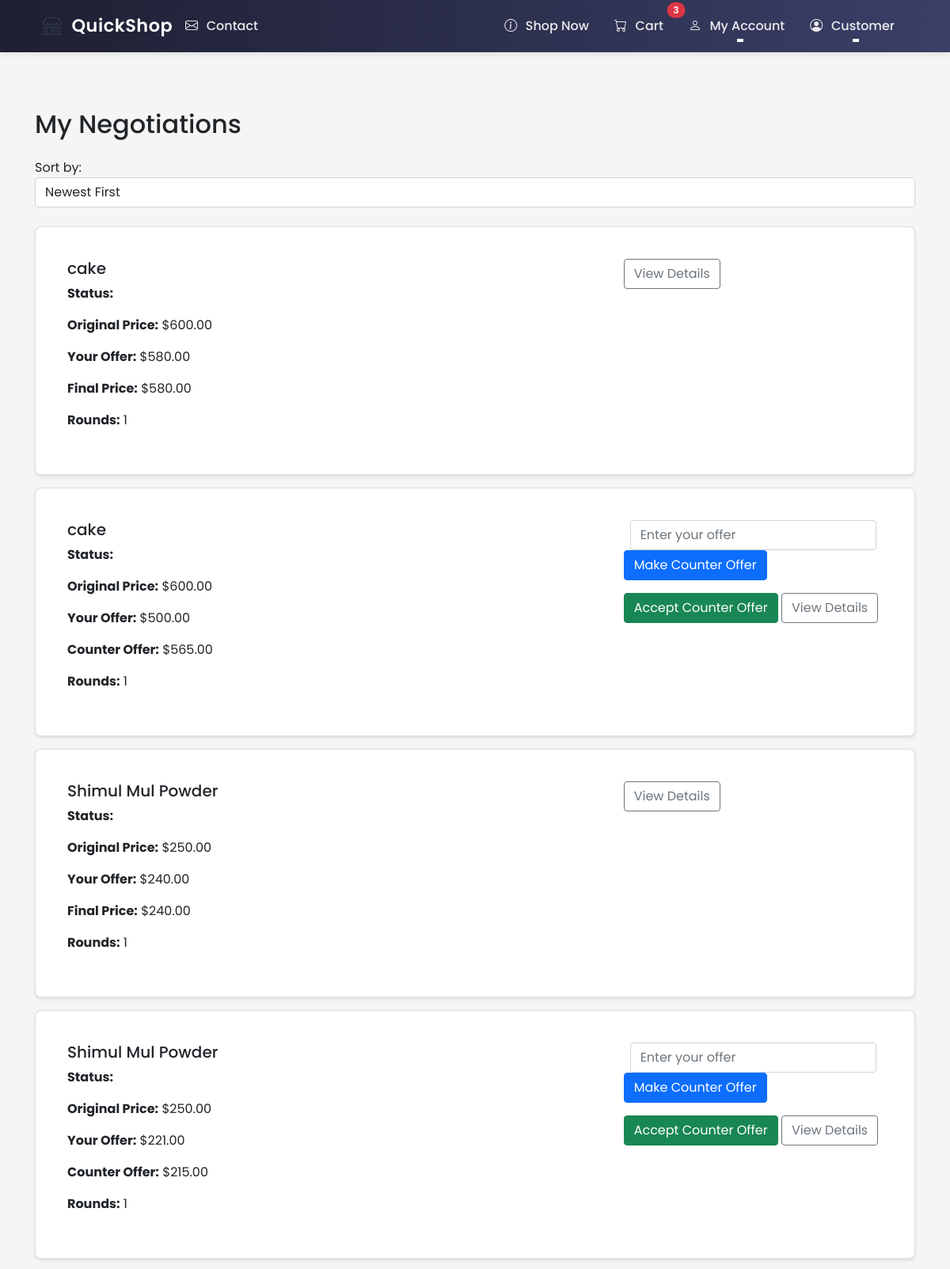
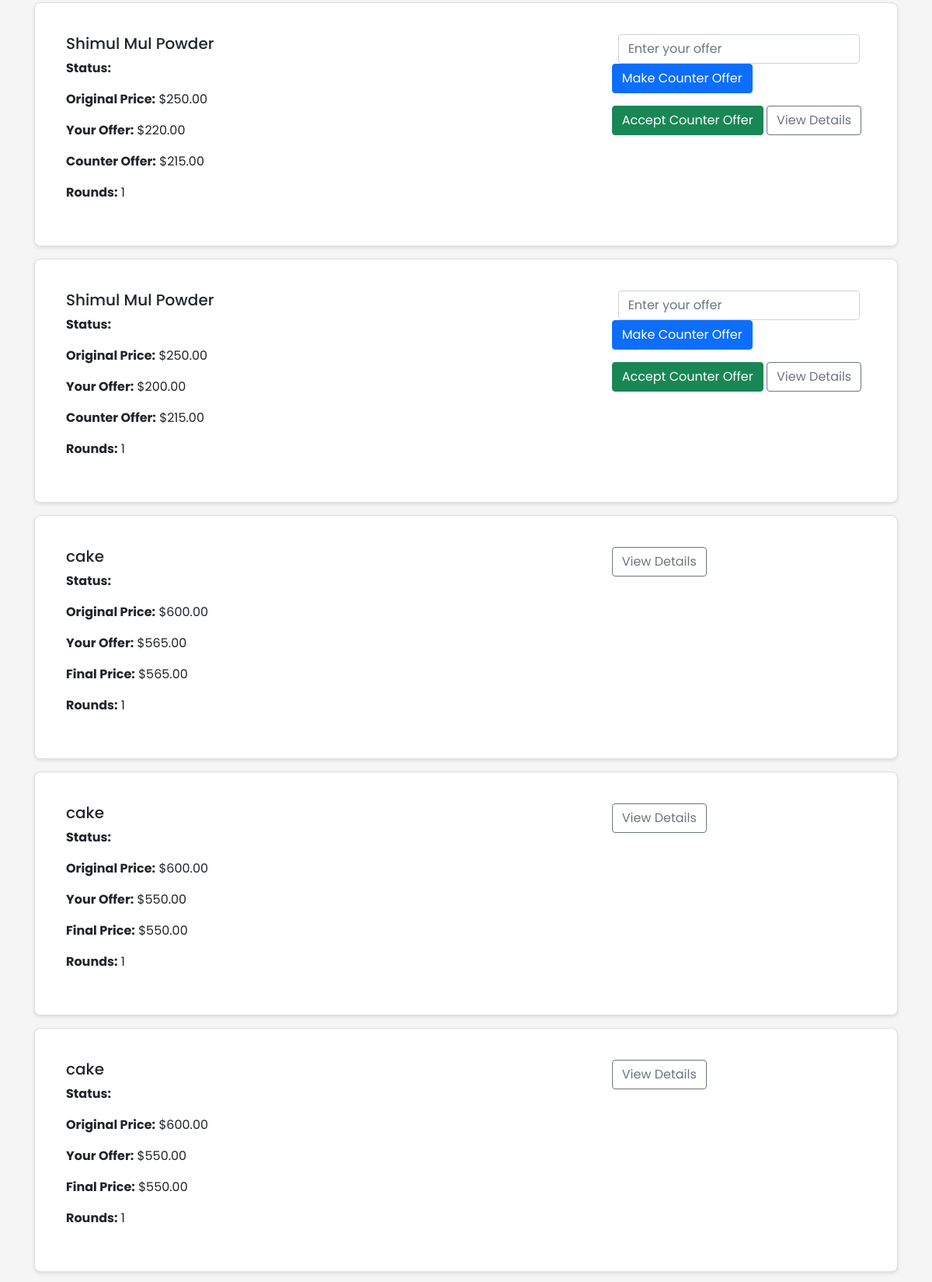
Page /user/negotiations (signed in, upper part) on the committed database (2 pictures, top to bottom).
### ecommerce/models/user.py (models this page shows, shortened)
class User(UserMixin, db.Model):
    id = db.Column(db.Integer, primary_key=True)
    username = db.Column(db.String(80), unique=True, nullable=False)
    email = db.Column(db.String(120), unique=True, nullable=False)
    password_hash = db.Column(db.String(128))
    role = db.Column(db.String(20), nullable=False, default='user')  # user, shop_owner, delivery, admin
    phone = db.Column(db.String(20))  # Added phone number field
    location_lat = db.Column(db.Float)
    location_lng = db.Column(db.Float)
    address = db.Column(db.String(200))
    created_at = db.Column(db.DateTime, default=datetime.utcnow)
    updated_at = db.Column(db.DateTime, default=datetime.utcnow, onupdate=datetime.utcnow)
    is_active = db.Column(db.Boolean, default=True)
    email_notifications = db.Column(db.Boolean, default=True)
    orders = db.relationship('Order', lazy=True, foreign_keys='Order.customer_id')
    shop = db.relationship('Shop', backref='owner', lazy=True, uselist=False)
    deliveries = db.relationship('Order', backref='assigned_delivery_person', lazy=True,
                               foreign_keys='Order.delivery_person_id')

### ecommerce/models/negotiation.py (models this page shows, shortened)
class Negotiation(db.Model):
    id = db.Column(db.Integer, primary_key=True)
    product_id = db.Column(db.Integer, db.ForeignKey('product.id'), nullable=False)
    customer_id = db.Column(db.Integer, db.ForeignKey('user.id'), nullable=False)
    initial_price = db.Column(db.Float, nullable=False)  # Original product price
    offered_price = db.Column(db.Float, nullable=False)  # Customer's offered price
    counter_price = db.Column(db.Float)  # AI/Shop counter offer
    final_price = db.Column(db.Float)  # Final agreed price
    status = db.Column(db.String(20), nullable=False, default='pending')  # pending, counter_offer, accepted, rejected
    rounds = db.Column(db.Integer, default=0)  # Number of negotiation rounds
    created_at = db.Column(db.DateTime, default=datetime.utcnow)
    updated_at = db.Column(db.DateTime, default=datetime.utcnow, onupdate=datetime.utcnow)
    product = db.relationship('Product', backref='negotiations')
    customer = db.relationship('User', backref='negotiations')

### ecommerce/models/shop.py (models this page shows, shortened)
class Product(db.Model):
    id = db.Column(db.Integer, primary_key=True)
    name = db.Column(db.String(100), nullable=False)
    description = db.Column(db.Text)
    price = db.Column(db.Float, nullable=False)
    stock = db.Column(db.Integer, nullable=False, default=0)
    shop_id = db.Column(db.Integer, db.ForeignKey('shop.id'), nullable=False)
    image_url = db.Column(db.String(255))
    category = db.Column(db.String(50))  # Add category field
    created_at = db.Column(db.DateTime, default=datetime.utcnow)
    rating = db.Column(db.Float, default=0.0)  # Average rating
    rating_count = db.Column(db.Integer, default=0)  # Number of ratings
    reviews = db.relationship(Review, backref='product', lazy=True)
    min_price = db.Column(db.Float)  # Minimum acceptable price
    max_discount_percentage = db.Column(db.Float, default=20.0)  # Maximum allowed discount
    continue_iteration = db.Column(db.Boolean, default=False)  # Whether to continue negotiation after max discount

### ecommerce/routes/user.py (the view, shortened to what this page needs)
@user_bp.route('/negotiations')
@login_required
def negotiations():
    search_query = request.args.get('q', '').strip()
    status = request.args.get('status')
    sort = request.args.get('sort', 'newest')
    page = request.args.get('page', 1, type=int)
    per_page = 10
    query = Negotiation.query.join(Negotiation.product).join(Product.shop)
    query = query.filter(Negotiation.customer_id == current_user.id)
    if status:
        query = query.filter(Negotiation.status == status)
    if sort == 'oldest':
        query = query.order_by(Negotiation.created_at.asc())
    elif sort == 'highest_offer':
        query = query.order_by(Negotiation.offered_price.desc())
    elif sort == 'lowest_offer':
        query = query.order_by(Negotiation.offered_price.asc())
    else:  # newest
        query = query.order_by(Negotiation.created_at.desc())
    pagination = query.paginate(page=page, per_page=per_page)
    negotiations = pagination.items
    return render_template('user/negotiations.html',
                         negotiations=negotiations,
                         pagination=pagination)

### ecommerce/templates/user/negotiations.html (shortened to what this page needs)
{% extends "base.html" %}
{% block content %}
<div class="container py-4">
    <h2 class="mb-4">My Negotiations</h2>
    <div class="row">
        <div class="col-12">
            <div class="mb-4">
                <form method="GET" class="form-inline">
                    <div class="form-group mr-3">
                        <label for="sort" class="mr-2">Sort by:</label>
                        <select name="sort" id="sort" class="form-control" onchange="this.form.submit()">
                            <option value="newest" {% if request.args.get('sort') == 'newest' %}selected{% endif %}>Newest First</option>
                        </select>
                    </div>
                </form>
            </div>
            {% for negotiation in negotiations %}
            <div class="card mb-3">
                <div class="card-body">
                    <div class="row">
                        <div class="col-md-8">
                            <h5 class="card-title">{{ negotiation.product.name }}</h5>
                            <p class="card-text">
                                <strong>Status:</strong>
                                {% if negotiation.status == 'pending' %}
                                    <span class="badge badge-warning">Pending</span>
                                {% elif negotiation.status == 'counter_offer' %}
                                    <span class="badge badge-info">Counter Offer</span>
                                {% elif negotiation.status == 'accepted' %}
                                    <span class="badge badge-success">Accepted</span>
                                {% elif negotiation.status == 'rejected' %}
                                    <span class="badge badge-danger">Rejected</span>
                                {% endif %}
                            </p>
                            <div class="negotiation-details">
                                <p><strong>Original Price:</strong> ${{ "%.2f"|format(negotiation.initial_price) }}</p>
                                <p><strong>Your Offer:</strong> ${{ "%.2f"|format(negotiation.offered_price) }}</p>
                                {% if negotiation.counter_price %}
                                <p><strong>Counter Offer:</strong> ${{ "%.2f"|format(negotiation.counter_price) }}</p>
                                {% endif %}
                                {% if negotiation.final_price %}
                                <p><strong>Final Price:</strong> ${{ "%.2f"|format(negotiation.final_price) }}</p>
                                {% endif %}
                                <p><strong>Rounds:</strong> {{ negotiation.rounds }}</p>
                            </div>
                        </div>
                        <div class="col-md-4 text-right">
                            {% if negotiation.status in ['pending', 'counter_offer'] %}
                            <div class="counter-offer-form mb-3">                                <form class="form-inline justify-content-end" action="{{ url_for('api.negotiate_price', product_id=negotiation.product_id) }}" method="POST">
                                    <div class="form-group mx-2">
                                        <input type="number" step="0.01" min="0" class="form-control" name="offered_price" placeholder="Enter your offer" required>
                                    </div>
                                    <button type="submit" class="btn btn-primary">Make Counter Offer</button>
                                </form>
                            </div>
                            {% if negotiation.counter_price %}                            <form action="{{ url_for('api.accept_negotiation', negotiation_id=negotiation.id) }}" method="POST" class="d-inline">
                                <button type="submit" class="btn btn-success">Accept Counter Offer</button>
                            </form>
                            {% endif %}
                            {% endif %}
                            <a href="{{ url_for('user.negotiation_detail', nego_id=negotiation.id) }}" class="btn btn-outline-secondary">View Details</a>
                        </div>
                    </div>
                </div>
            </div>
            {% else %}
            <div class="alert alert-info">
                You don't have any active negotiations.
            </div>
            {% endfor %}
        </div>
    </div>
</div>
{% endblock %}

### ecommerce/templates/base.html (shortened to what this page needs)
<!DOCTYPE html>
<html lang="en">
<head>
    <link href="https://cdn.jsdelivr.net/npm/bootstrap@5.1.3/dist/css/bootstrap.min.css" rel="stylesheet">
    <link rel="stylesheet" href="https://cdn.jsdelivr.net/npm/bootstrap-icons@1.7.2/font/bootstrap-icons.css">
    <link rel="stylesheet" href="{{ url_for('static', filename='css/style.css') }}">
</head>
<body class="d-flex flex-column min-vh-100">
    <nav class="navbar navbar-expand-lg navbar-light">
        <div class="container">
            <a class="logo" href="{{ url_for('main.index') }}">
                <span class="logo-icon">
                    <i class="bi bi-shop"></i>
                </span>
                <span class="logo">QuickShop</span>
            </a>
            <div class="collapse navbar-collapse" id="navbarNav">
                <ul class="navbar-nav me-auto">
                    <li class="nav-item">
                        <a class="nav-link" href="{{ url_for('main.contact_page') }}">
                            <i class="bi bi-envelope"></i> Contact
                        </a>
                    </li>
                </ul>
                <ul class="navbar-nav ms-auto">
                    {% if current_user.is_authenticated %}
                        {% if current_user.role == 'admin' %}
                        <li class="nav-item">
                            <a class="nav-link" href="{{ url_for('admin.dashboard') }}">
                                <i class="bi bi-speedometer2"></i> Admin Panel
                            </a>
                        </li>
                        <li class="nav-item dropdown">
                            <a class="nav-link dropdown-toggle" href="#" role="button" data-bs-toggle="dropdown">
                                <i class="bi bi-gear"></i> Manage
                            </a>
                            <ul class="dropdown-menu">
                                <li>
                                    <a class="dropdown-item" href="{{ url_for('admin.orders') }}">
                                        <i class="bi bi-box-seam"></i> Orders
                                    </a>
                                </li>
                                <li>
                                    <a class="dropdown-item" href="{{ url_for('admin.manage_shops') }}">
                                        <i class="bi bi-shop"></i> Shops
                                    </a>
                                </li>
                                <li>
                                    <a class="dropdown-item" href="{{ url_for('admin.manage_delivery') }}">
                                        <i class="bi bi-truck"></i> Delivery
                                    </a>
                                </li>
                                <li>
                                    <a class="dropdown-item" href="{{ url_for('admin.settings') }}">
                                        <i class="bi bi-gear"></i> Settings
                                    </a>
                                </li>
                            </ul>
                        </li>
                        {% else %}
                        <li class="nav-item">
                            <a class="nav-link" href="{{ url_for('shop.index') }}" </a>
                                <i class="bi bi-info-circle"></i> Shop Now
                            </a>
                        </li>
                        <li class="nav-item">
                            <a class="nav-link position-relative" href="{{ url_for('main.cart') }}">
                                <i class="bi bi-cart"></i> Cart
                                <span class="position-absolute top-0 start-100 translate-middle badge rounded-pill bg-danger cart-count">
                                </span>
                            </a>
                        </li>
                        <li class="nav-item dropdown">
                            <a class="nav-link dropdown-toggle" href="#" role="button" data-bs-toggle="dropdown">
                                <i class="bi bi-person"></i> My Account
                            </a>
                        </li>
                        {% endif %}
                        <li class="nav-item dropdown">
                            <a class="nav-link dropdown-toggle" href="#" role="button" data-bs-toggle="dropdown">
                                <i class="bi bi-person-circle"></i> {{ current_user.username }}
                            </a>
                        </li>
                    {% endif %}
                </ul>
            </div>
        </div>
    </nav>
    <div class="flash-messages-container">
    </div>
    <main class="flex-shrink-0">
        {% block content %}{% endblock %}
    </main>
</body>
</html>

### ecommerce/static/css/style.css (style rules this page uses)
* { margin: 0; padding: 0; box-sizing: border-box; }
html { height: 100%; }
body { font-family: 'Poppins', sans-serif; background-color: #f5f5f5; min-height: 100vh; display: flex; flex-direction: column; }
.logo { display: flex; align-items: center; gap: 0.75rem; text-decoration: none; }
.logo-icon { display: inline-flex; align-items: center; justify-content: center; font-size: 1.5rem; color: #2D3748; }
main { flex: 1 0 auto; padding: 2rem; width: 100%; max-width: 1200px; margin: 0 auto; }
.navbar { background: linear-gradient(to right, #1e1f32, #3a3f67); padding: 0.8rem 0; box-shadow: 0 2px 10px rgba(0, 0, 0, 0.1); position: sticky; top: 0; z-index: 1000; }
.navbar .container { padding: 0 1.5rem; }
.navbar-brand, .logo { color: #ffffff !important; font-size: 1.4rem; font-weight: 600; letter-spacing: 0.5px; padding: 0; }
.navbar .nav-link { color: rgba(255, 255, 255, 0.9) !important; font-weight: 500; padding: 0.5rem 1rem !important; transition: all 0.3s ease; position: relative; }
.navbar .nav-link::after { content: ''; position: absolute; bottom: 0; left: 50%; width: 0; height: 2px; background: #ffffff; transition: all 0.3s ease; transform: translateX(-50%); }
.navbar .nav-item .nav-link i { margin-right: 0.4rem; }
.navbar .badge { padding: 0.35em 0.65em; font-size: 0.75em; font-weight: 600; border-radius: 6px; }
.card { background: white; border-radius: 8px; box-shadow: 0 2px 4px rgba(0,0,0,0.1); padding: 1.5rem; margin-bottom: 1.5rem; }

### rows in the picture
User: username "Customer"
Negotiation: product.name "cake", initial_price "600.00", offered_price "580.00", final_price "580.00", rounds "1"
Negotiation: product.name "cake", initial_price "600.00", offered_price "500.00", counter_price "565.00", rounds "1"
Negotiation: product.name "Shimul Mul Powder", initial_price "250.00", offered_price "240.00", final_price "240.00", rounds "1"
Negotiation: product.name "Shimul Mul Powder", initial_price "250.00", offered_price "221.00", counter_price "215.00", rounds "1"
Negotiation: product.name "Shimul Mul Powder", initial_price "250.00", offered_price "220.00", counter_price "215.00", rounds "1"
Negotiation: product.name "Shimul Mul Powder", initial_price "250.00", offered_price "200.00", counter_price "215.00", rounds "1"
Negotiation: product.name "cake", initial_price "600.00", offered_price "565.00", final_price "565.00", rounds "1"
Negotiation: product.name "cake", initial_price "600.00", offered_price "550.00", final_price "550.00", rounds "1"
Negotiation: product.name "cake", initial_price "600.00", offered_price "550.00", final_price "550.00", rounds "1"
